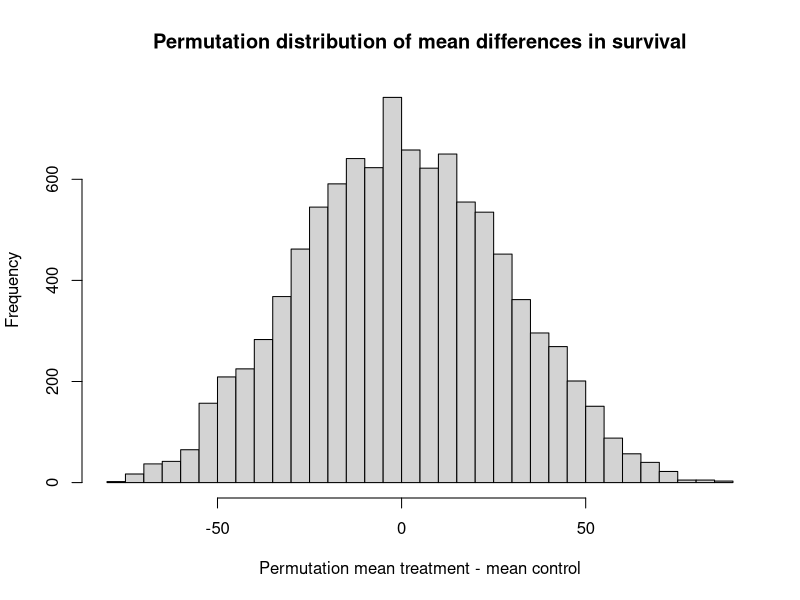

Write R code to recreate this figure.
## ---- chunk 1
# Treatment group.
treat <- c(94, 38, 23, 197, 99, 16, 141)
# control group
control <- c(52, 10, 40, 104, 51, 27, 146, 30, 46)

# Observed difference in real world.
actual_diff <- mean(treat) - mean(control)

# Set the number of trials.
n_trials <- 10000

# An empty array to store the trials.
results <- numeric(n_trials)

# U is our universe (Step 2 above)
u <- c(treat, control)

# step 5 above.
for (i in 1:n_trials) {
    # Step 3b above.
    shuffled <- sample(u)
    # Step 3b.
    fake_treat <- shuffled[1:7]
    # Step 3b.
    fake_control <- shuffled[8:16]
    # Step 4.
    mt <- mean(fake_treat)
    # Step 4.
    mc <- mean(fake_control)
    # Step 4.
    diff <- mt - mc
    # Step 4.
    results[i] <- diff
}

# Step 6
hist(results, breaks=25,
    main='Permutation distribution of mean differences in survival',
    xlab='Permutation mean treatment - mean control')

# Step 6
k <- sum(results >= actual_diff)
kk <- k / n_trials
message('Proportion permutation mean difference >= actual difference: ', kk)
